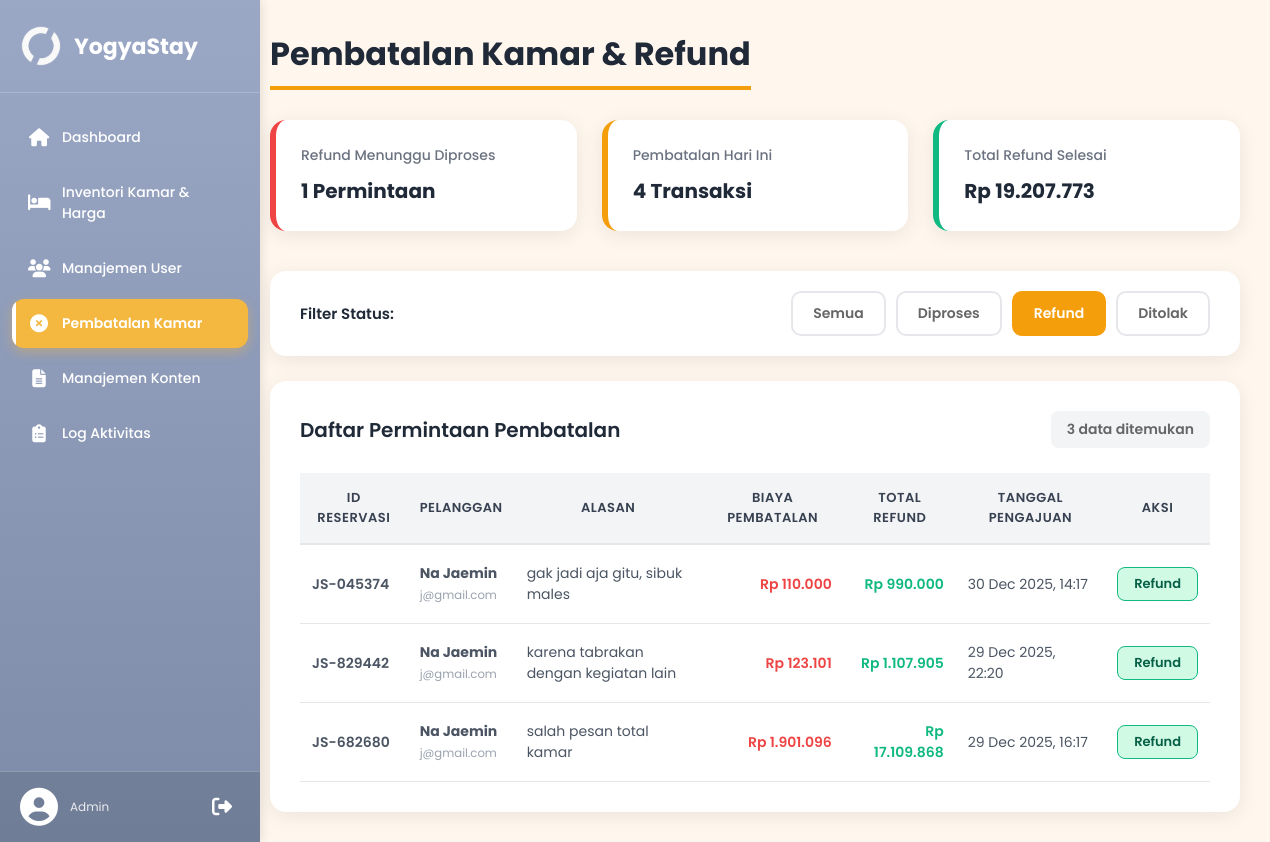
The app's page /admin/pembatalanKamar/pembatalan.php?status=refund (signed in) with its own data.
### tables this page shows
CREATE TABLE `pembatalan` (
  `id_pembatalan` int(11) NOT NULL,
  `id_booking` int(11) NOT NULL,
  `id_user` int(11) NOT NULL,
  `alasan` text NOT NULL,
  `biaya_pembatalan` decimal(12,2) NOT NULL,
  `total_refund` decimal(12,2) NOT NULL,
  `tanggal_pengajuan` datetime NOT NULL,
  `tanggal_diproses` datetime DEFAULT NULL,
  `status_pembatalan` enum('diproses','disetujui','ditolak') NOT NULL DEFAULT 'diproses',
  `alasan_admin` text DEFAULT NULL,
  `diproses_oleh` int(11) DEFAULT NULL,
  `created_at` timestamp NOT NULL DEFAULT current_timestamp()
);

CREATE TABLE `booking` (
  `id_booking` int(11) NOT NULL,
  `kode_booking` varchar(20) NOT NULL,
  `id_user` int(11) NOT NULL,
  `id_penginapan` int(11) NOT NULL,
  `id_tipe_kamar` int(11) NOT NULL,
  `tanggal_checkin` date NOT NULL,
  `tanggal_checkout` date NOT NULL,
  `jumlah_kamar` int(11) NOT NULL,
  `jumlah_orang` int(11) NOT NULL,
  `total_harga` decimal(12,2) NOT NULL,
  `status_reservasi` enum('dipesan','check-in','selesai','dibatalkan','menunggu_pembatalan') DEFAULT NULL,
  `created_at` timestamp NOT NULL DEFAULT current_timestamp()
);

CREATE TABLE `users` (
  `id_user` int(11) NOT NULL,
  `nama` varchar(100) NOT NULL,
  `email` varchar(100) NOT NULL,
  `password` varchar(255) NOT NULL,
  `no_telepon` varchar(20) DEFAULT NULL,
  `role_id` enum('user','admin') NOT NULL DEFAULT 'user',
  `created_at` timestamp NOT NULL DEFAULT current_timestamp(),
  `updated_at` timestamp NOT NULL DEFAULT current_timestamp() ON UPDATE current_timestamp(),
  `status` enum('aktif','nonaktif') NOT NULL DEFAULT 'aktif'
);

### admin/pembatalanKamar/pembatalan.php (the view, shortened to what this page needs)
<?php
require_once __DIR__ . '/../../config.php';
function getTotal($conn, $query)
{
    $res = mysqli_query($conn, $query);
    $row = mysqli_fetch_assoc($res);
    return $row['total'] ?? 0;
}
$filter_status = isset($_GET['status']) ? $_GET['status'] : 'semua';
$refund_pending = getTotal($conn, "
    SELECT COUNT(*) AS total
    FROM pembatalan
    WHERE status_pembatalan='diproses'
");
$pembatalan_today = getTotal($conn, "
    SELECT COUNT(*) AS total
    FROM pembatalan
    WHERE DATE(tanggal_pengajuan)=CURDATE()
");
$total_refund = getTotal($conn, "
    SELECT SUM(total_refund) AS total
    FROM pembatalan
    WHERE status_pembatalan='disetujui'
");
$where_clause = "";
switch ($filter_status) {
    case 'refund':
        $where_clause = "WHERE p.status_pembatalan = 'disetujui'";
        break;
}
$query_pembatalan = mysqli_query($conn, "
    SELECT
        p.id_pembatalan,
        p.id_booking,
        p.alasan,
        p.biaya_pembatalan,
        p.total_refund,
        p.tanggal_pengajuan,
        p.status_pembatalan,
        p.alasan_admin,
        b.kode_booking,
        u.nama AS nama_pelanggan,
        u.email AS email_pelanggan
    FROM pembatalan p
    JOIN booking b ON p.id_booking = b.id_booking
    JOIN users u ON p.id_user = u.id_user
    $where_clause
    ORDER BY
        CASE
            WHEN p.status_pembatalan='diproses' THEN 1
            WHEN p.status_pembatalan='disetujui' THEN 2
            WHEN p.status_pembatalan='ditolak' THEN 3
        END,
        p.tanggal_pengajuan DESC
");
$total_filtered = mysqli_num_rows($query_pembatalan);
?>
<!DOCTYPE html>
<html lang="id">
<head>
</head>
<body>
    <div class="layout">
        <?php include '../partials/sidebar.php'; ?>
        <div class="content">
            <div class="topbar">
                <h1>Pembatalan Kamar & Refund</h1>
            </div>
            <div class="cards">
                <div class="card red">
                    <small>Refund Menunggu Diproses</small>
                    <h2><?= $refund_pending ?> Permintaan</h2>
                </div>
                <div class="card orange">
                    <small>Pembatalan Hari Ini</small>
                    <h2><?= $pembatalan_today ?> Transaksi</h2>
                </div>
                <div class="card green">
                    <small>Total Refund Selesai</small>
                    <h2>Rp <?= number_format($total_refund, 0, ',', '.') ?></h2>
                </div>
            </div>
            <div class="filter-section">
                <span class="filter-label">Filter Status:</span>
                <div class="filter-buttons">
                    <a href="?status=semua" class="filter-btn <?= $filter_status == 'semua' ? 'active' : '' ?>">
                        Semua
                    </a>
                    <a href="?status=diproses" class="filter-btn <?= $filter_status == 'diproses' ? 'active' : '' ?>">
                        Diproses
                    </a>
                    <a href="?status=refund" class="filter-btn <?= $filter_status == 'refund' ? 'active' : '' ?>">
                        Refund
                    </a>
                    <a href="?status=ditolak" class="filter-btn <?= $filter_status == 'ditolak' ? 'active' : '' ?>">
                        Ditolak
                    </a>
                </div>
            </div>
            <div class="table-section">
                <div class="table-header">
                    <h3>Daftar Permintaan Pembatalan</h3>
                    <span class="result-count">
                        <?= $total_filtered ?> data ditemukan
                    </span>
                </div>
                <div class="table-wrapper">
                    <table>
                        <thead>
                            <tr>
                                <th>ID Reservasi</th>
                                <th>Pelanggan</th>
                                <th>Alasan</th>
                                <th>Biaya Pembatalan</th>
                                <th>Total Refund</th>
                                <th>Tanggal Pengajuan</th>
                                <th>Aksi</th>
                            </tr>
                        </thead>
                        <tbody>
                            <?php if ($query_pembatalan && mysqli_num_rows($query_pembatalan) > 0): ?>
                                <?php while ($row = mysqli_fetch_assoc($query_pembatalan)): ?>
                                    <tr>
                                        <td>
                                            <span class="id-text">
                                                <?= htmlspecialchars($row['kode_booking']) ?>
                                            </span>
                                        </td>
                                        <td>
                                            <strong><?= htmlspecialchars($row['nama_pelanggan']) ?></strong><br>
                                            <small
                                                style="color:#9ca3af"><?= htmlspecialchars($row['email_pelanggan']) ?></small>
                                        </td>
                                        <td style="max-width:250px">
                                            <?= htmlspecialchars($row['alasan']) ?>
                                        </td>
                                        <td style="color:#ef4444;font-weight:600">
                                            Rp <?= number_format($row['biaya_pembatalan'], 0, ',', '.') ?>
                                        </td>
                                        <td style="color:#10b981;font-weight:600">
                                            Rp <?= number_format($row['total_refund'], 0, ',', '.') ?>
                                        </td>
                                        <td>
                                            <?= date('d M Y, H:i', strtotime($row['tanggal_pengajuan'])) ?>
                                        </td>
                                        <td>
                                            <?php if ($row['status_pembatalan'] == 'diproses'): ?>
                                                <button type="button" class="btn btn-refund" data-id="<?= $row['id_pembatalan'] ?>"
                                                    data-kode="<?= htmlspecialchars($row['kode_booking']) ?>"
                                                    data-nama="<?= htmlspecialchars($row['nama_pelanggan']) ?>"
                                                    data-refund="<?= $row['total_refund'] ?>" onclick="confirmRefund(this)">
                                                    ✓ Refund
                                                </button>
                                                <button type="button" class="btn btn-tolak" data-id="<?= $row['id_pembatalan'] ?>"
                                                    data-kode="<?= htmlspecialchars($row['kode_booking']) ?>"
                                                    data-nama="<?= htmlspecialchars($row['nama_pelanggan']) ?>"
                                                    onclick="openRejectModal(this)">
                                                    ✗ Tolak
                                                </button>
                                            <?php elseif ($row['status_pembatalan'] == 'disetujui'): ?>
                                                <span class="status-badge status-refund">Refund</span>
                                            <?php else: ?>
                                                <span class="status-badge status-ditolak">Ditolak</span>
                                            <?php endif; ?>
                                        </td>
                                    </tr>
                                <?php endwhile; ?>
                            <?php endif; ?>
                        </tbody>
                    </table>
                </div>
            </div>
        </div>
    </div>
</body>
</html>

### admin/pembatalanKamar/pembatalan.php (style rules this page uses)
* { box-sizing: border-box; margin: 0; padding: 0 }
body { font-family: 'Poppins', sans-serif; background: #fff7ed; color: #1f2937; }
.layout { display: flex; min-height: 100vh }
.content { margin-left: 240px; padding: 30px; width: 100%; max-width: 1600px }
.topbar { display: flex; gap: 15px; align-items: center; margin-bottom: 30px; }
h1 { margin: 0; font-size: 32px; font-weight: 700; color: #1f2937; border-bottom: 4px solid #f59e0b; display: inline-block; padding-bottom: 8px; }
.cards { display: grid; grid-template-columns: repeat(auto-fit, minmax(300px, 1fr)); gap: 25px; margin-top: 30px; margin-bottom: 40px; }
.card { background: #fff; padding: 25px; border-radius: 16px; box-shadow: 0 4px 20px rgba(0, 0, 0, .08); transition: transform 0.2s, box-shadow 0.2s; }
.card.red { border-left: 6px solid #ef4444 }
.card.orange { border-left: 6px solid #f59e0b }
.card.green { border-left: 6px solid #10b981 }
.card small { color: #6b7280; font-size: 14px; font-weight: 500; display: block; margin-bottom: 10px; }
.card h2 { font-size: 20px; font-weight: 700; color: #1f2937; margin: 0; }
.filter-section { background: #fff; padding: 20px 30px; border-radius: 16px; box-shadow: 0 4px 20px rgba(0, 0, 0, .08); margin-bottom: 25px; display: flex; align-items: center; justify-content: space-between; flex-wrap: wrap; gap: 15px; }
.filter-label { font-size: 15px; font-weight: 600; color: #1f2937; }
.filter-buttons { display: flex; gap: 10px; flex-wrap: wrap; }
.filter-btn { padding: 10px 20px; border: 2px solid #e5e7eb; background: white; border-radius: 10px; cursor: pointer; font-size: 14px; font-weight: 600; color: #666; transition: all 0.3s; text-decoration: none; display: inline-flex; align-items: center; gap: 8px; }
.filter-btn.active { background: #f59e0b; border-color: #f59e0b; color: white; }
.table-section { background: #fff; padding: 30px; border-radius: 16px; box-shadow: 0 4px 20px rgba(0, 0, 0, .08); }
.table-header { display: flex; justify-content: space-between; align-items: center; margin-bottom: 25px; }
.table-section h3 { font-size: 20px; font-weight: 600; color: #1f2937; margin: 0; }
.result-count { font-size: 14px; color: #666; background: #f3f4f6; padding: 8px 16px; border-radius: 8px; font-weight: 600; }
.table-wrapper { overflow-x: auto; }
table { width: 100%; border-collapse: collapse; min-width: 900px; }
thead { background: #f3f4f6; }
th { padding: 15px 12px; text-align: center; font-weight: 600; color: #374151; font-size: 13px; border-bottom: 2px solid #e5e7eb; text-transform: uppercase; letter-spacing: 0.5px; }
td { padding: 18px 12px; font-size: 14px; color: #4b5563; border-bottom: 1px solid #e5e7eb; text-align: left; }
td:nth-child(4), td:nth-child(5) { text-align: right; }
td:nth-child(7) { text-align: center; }
.id-text { font-weight: 600; }
.status-badge { display: inline-block; padding: 6px 16px; border-radius: 8px; font-size: 13px; font-weight: 600; text-align: center; }
.status-refund { background: #d1fae5; color: #065f46; border: 1px solid #10b981; }

### records on screen
pembatalan: id_booking.kode_booking "JS-045374", id_user.nama "Na Jaemin", id_user.email "j@gmail.com", alasan "gak jadi aja gitu, sibuk males", biaya_pembatalan "110.000", total_refund "990.000", tanggal_pengajuan "30 Dec 2025, 14:17", status_pembatalan "Refund"
pembatalan: id_booking.kode_booking "JS-829442", id_user.nama "Na Jaemin", id_user.email "j@gmail.com", alasan "karena tabrakan dengan kegiatan lain", biaya_pembatalan "123.101", total_refund "1.107.905", tanggal_pengajuan "29 Dec 2025, 22:20", status_pembatalan "Refund"
pembatalan: id_booking.kode_booking "JS-682680", id_user.nama "Na Jaemin", id_user.email "j@gmail.com", alasan "salah pesan total kamar", biaya_pembatalan "1.901.096", total_refund "17.109.868", tanggal_pengajuan "29 Dec 2025, 16:17", status_pembatalan "Refund"

### other values on screen
$refund_pending "1"
$pembatalan_today "4"
$total_refund "19.207.773"
$total_filtered "3"
